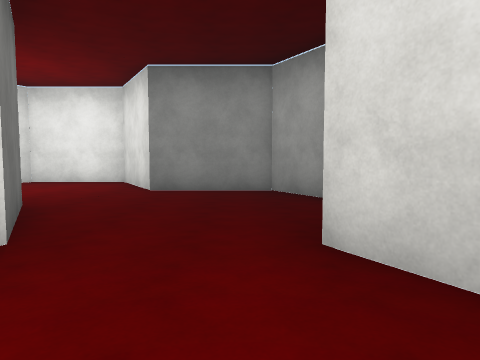
[1] (above)

17 first-person views from a walk through a 3-D level made in the Unity game engine. The camera is 1.4 m above the floor, tilts 4° down and sees 70° across. The floor is counted in squares, 2 m on a side. Each view is taken from the middle of a square. On the plan, view 1 faces up. The plan holds only what a view shows up to about 11 squares ahead; the rest is blank. The place goes on beyond the plan. The player character is not drawn. Surface patterns are stand-ins for the level's own textures.

[2]
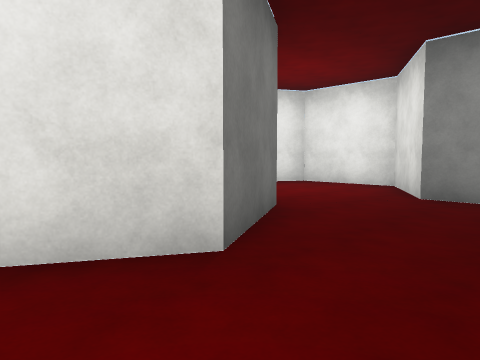

[3]
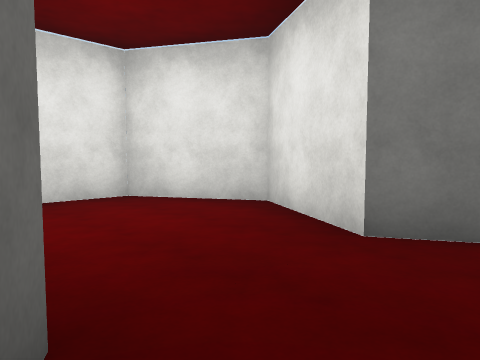

[4]
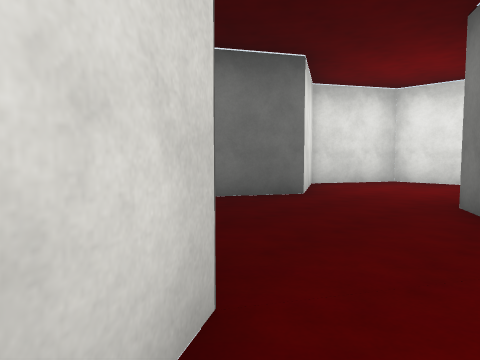

[5]
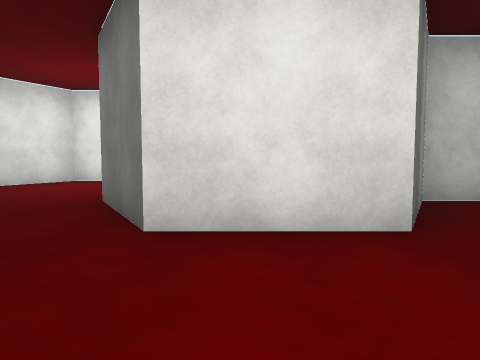

[6]
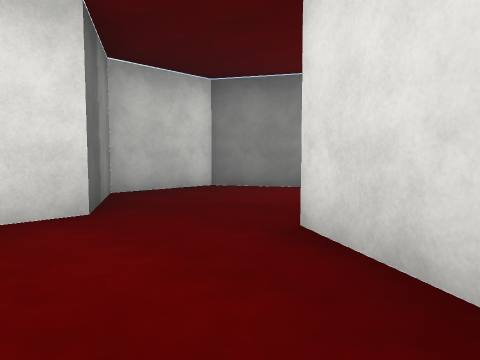

[7]
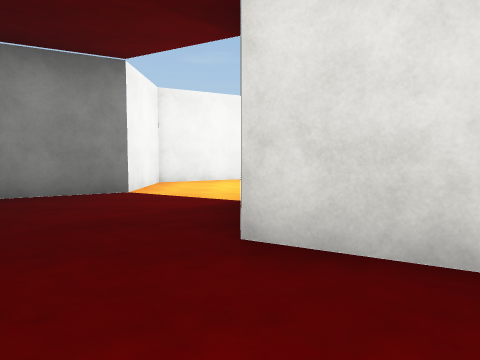

[8]
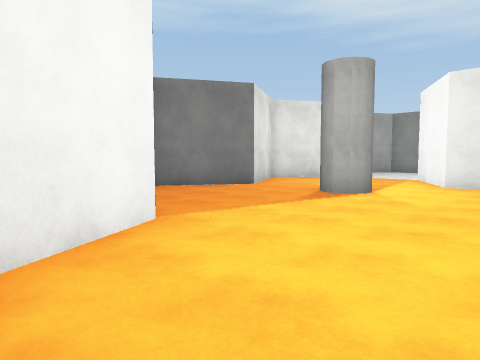

[9]
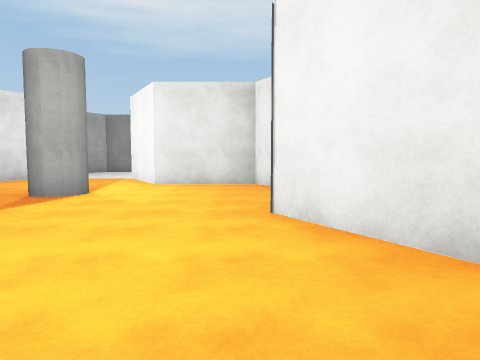

[10]
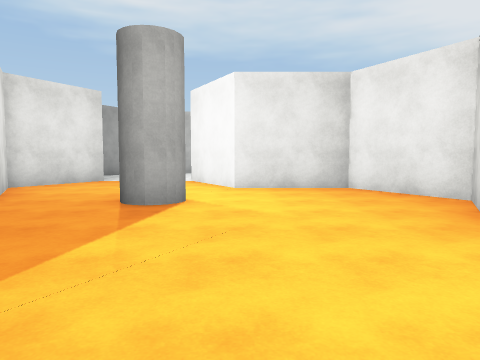

[11]
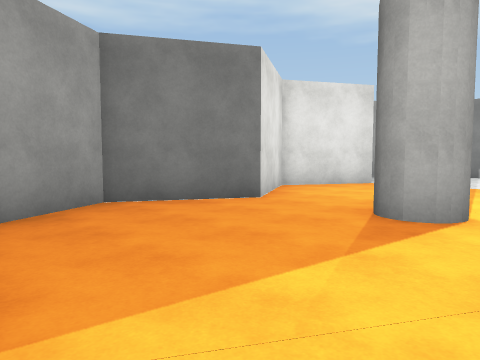

[12]
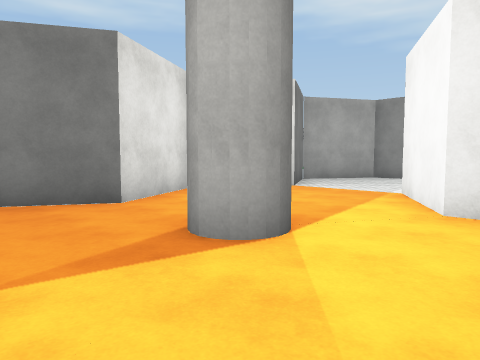

[13]
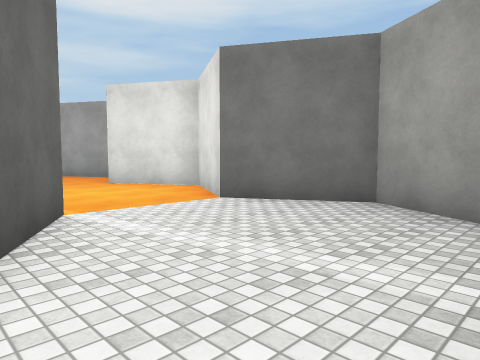

[14]
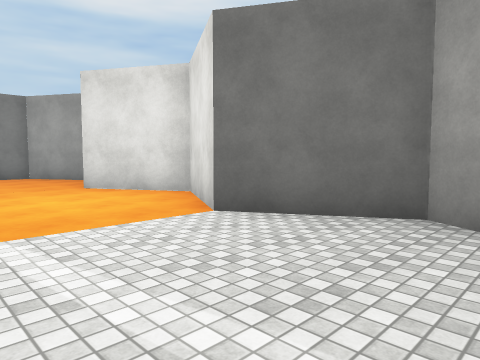

[15]
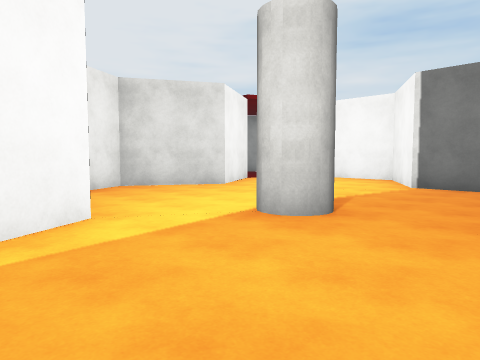

[16]
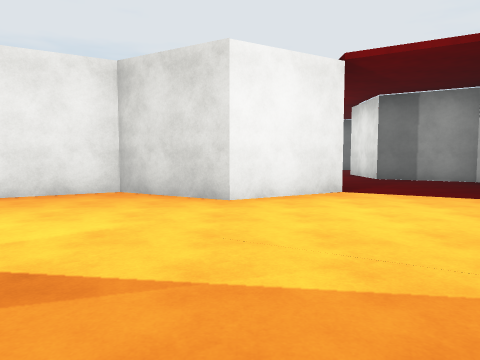

[17]
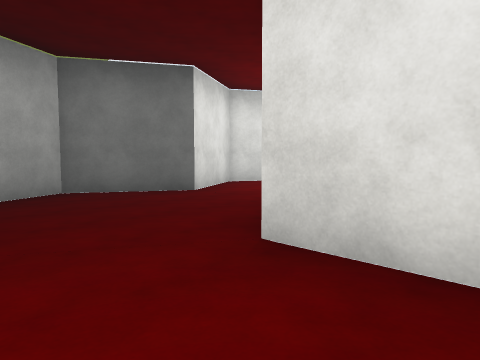

### Floor plan
Key: @ floor where view 1 was taken; # wall or solid block; . floor.
Columns run from 18 left of view 1 to 2 right of it. Each row starts with its distance up from view 1.
 20 ####..
 19 #.....
 18 #.....
 17 #....#
 16 ##..##
 15 #...##
 14 #....####
 13 #.......#
 12 #........#
 11 ##..#....#
 10 #.......##
  9 #.......#   #..##
  8 #.......## #....#
  7 ####.....###....####
  6    ##...............#
  5     #...............#
  4        ##...## #....#
  3         #...#  ##..##
  2         #####  #...##
  1                #....#
  0                #..@.#
 -1                #...##
 -2                 ####

Where each view was taken, in squares from view 1:
view 1: 0 up, 0 right, facing up
view 2: 1 up, 0 right, facing up-left
view 3: 4 up, 1 right, facing down-left
view 4: 8 up, 3 left, facing down-right
view 5: 8 up, 4 left, facing down
view 6: 9 up, 4 left, facing down-left
view 7: 7 up, 4 left, facing left
view 8: 5 up, 11 left, facing up-left
view 9: 5 up, 11 left, facing up
view 10: 6 up, 13 left, facing up
view 11: 7 up, 13 left, facing up-left
view 12: 9 up, 12 left, facing up-left
view 13: 20 up, 13 left, facing down-left
view 14: 19 up, 14 left, facing down-left
view 15: 15 up, 17 left, facing down-right
view 16: 9 up, 16 left, facing right
view 17: 7 up, 5 left, facing down-right
